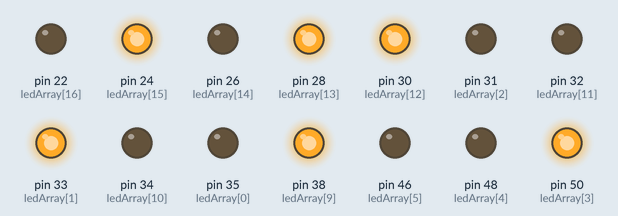
This sketch was run on a simulated Arduino Mega 2560, built with avr-gcc and run on an emulated ATmega2560. Parts: output pins drawn as LEDs (lit = HIGH).

Above: at 0.1 s.
At 4.1 s:
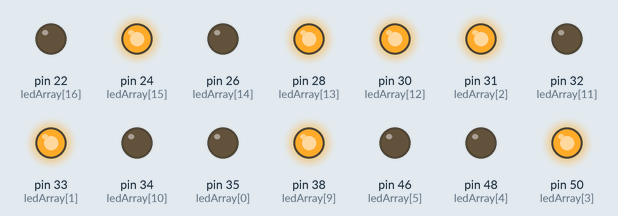
At 9.1 s:
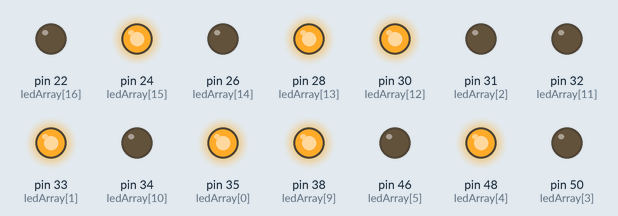
At 19.1 s:
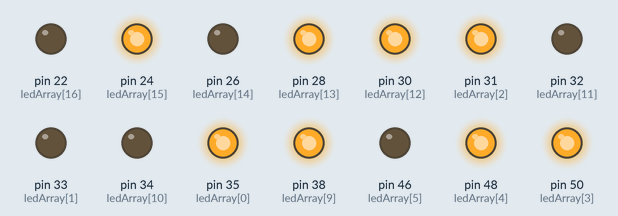
At 29.1 s:
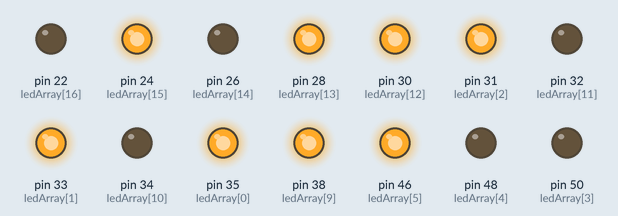
At 39.1 s:
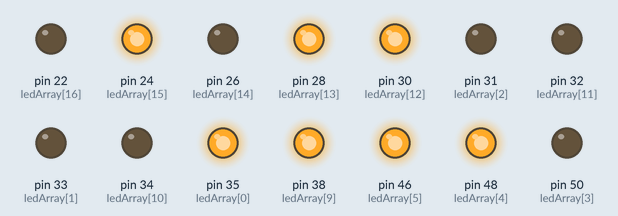
Timing chart, 0 to 40.0 s (numbered marks = the images above):
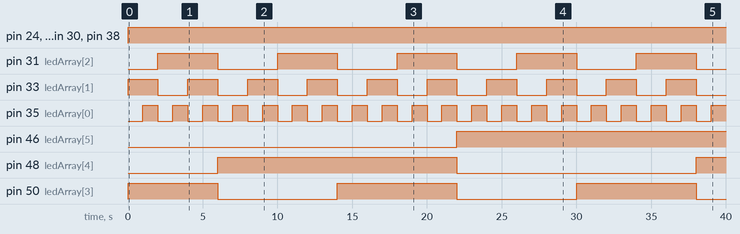

Measured:
- by itself, pin 24 (ledArray[15]), pin 28 (ledArray[13]), pin 30 (ledArray[12]), pin 38 (ledArray[9]): LOW → HIGH at 0.00 s
- by itself, pin 31 (ledArray[2]): alternates HIGH for 4.0 s and LOW for 4.0 s
- by itself, pin 33 (ledArray[1]): alternates HIGH for 2.0 s and LOW for 2.0 s
- by itself, pin 35 (ledArray[0]): alternates HIGH for 1.0 s and LOW for 1.0 s
- by itself, pin 46 (ledArray[5]): LOW → HIGH at 22.0 s
- by itself, pin 48 (ledArray[4]): LOW → HIGH at 6.0 s, → LOW 16.0 s later, → HIGH 16.0 s later
- by itself, pin 50 (ledArray[3]): repeats every 16.0 s: LOW 8.0 s, HIGH 8.0 s

The sketch:

quimby_clock.ino
```cpp
// Code for Quimby's arduino binary block

// Globals updated in loop().
unsigned long h, m, s, old_ms, new_ms;
unsigned long long total_ms;

// Starting from smallest time bit, moving to biggest.
static const int ledArray[] = {35, 33, 31, 50, 48, 46, 44, 42, 40, 38, 34, 32, 30, 28, 26, 24, 22};


void setup() {
  // Time at which the arduino is first powered on.
  h = 11;
  m = 12;
  s = 10;
  total_ms = 1000 * (3600 * h + 60 * m + s);

  for (int i = 0; i < 17; i++) {
    pinMode(ledArray[i], OUTPUT);
  }
}

void loop() {
  // Using new_ms and old_ms to avoid unsigned long overflow.
  new_ms = millis();
  // Catching the overflow -- only update when new_ms hasn't reset to 0.
  // Will lose a small fraction of 1ms on the clock here during every overflow (~50 days).
  if (new_ms >= old_ms) {
    total_ms += new_ms - old_ms;
  }
  old_ms = new_ms;

  // Printing to LEDs
  unsigned long bin_time = bin_encode(total_ms);
  for (int i = 0; i < 17; i++) {
    // Extracting the state according to the binary representation of seconds.
    digitalWrite(ledArray[i], bin_time >> i & 1);
  }
}

unsigned long bin_encode(unsigned long long ms) {
  unsigned long s = ms / 1000 % 60;
  unsigned long m = ((ms / 1000 - s) / 60) % 60;
  unsigned long h = ((((ms / 1000 - s) / 60) - m) / 60) % 24;
  unsigned long bin = s | (m << 6) | (h << 12);
  return bin;
}
```
